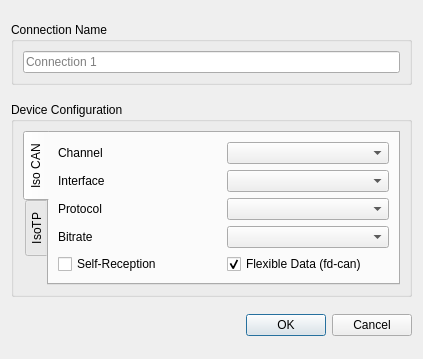
<?xml version="1.0" encoding="UTF-8"?>
<ui version="4.0">
 <class>Dialog</class>
 <widget class="QDialog" name="Dialog">
  <property name="geometry">
   <rect>
    <x>0</x>
    <y>0</y>
    <width>423</width>
    <height>359</height>
   </rect>
  </property>
  <property name="sizePolicy">
   <sizepolicy hsizetype="Preferred" vsizetype="Fixed">
    <horstretch>0</horstretch>
    <verstretch>0</verstretch>
   </sizepolicy>
  </property>
  <property name="windowTitle">
   <string>Add New Connection</string>
  </property>
  <layout class="QVBoxLayout" name="verticalLayout">
   <item>
    <widget class="QGroupBox" name="groupBox">
     <property name="sizePolicy">
      <sizepolicy hsizetype="Preferred" vsizetype="Fixed">
       <horstretch>0</horstretch>
       <verstretch>0</verstretch>
      </sizepolicy>
     </property>
     <property name="title">
      <string>Connection Name</string>
     </property>
     <property name="flat">
      <bool>false</bool>
     </property>
     <property name="checkable">
      <bool>false</bool>
     </property>
     <layout class="QVBoxLayout" name="verticalLayout_2">
      <item>
       <widget class="QLineEdit" name="connection_name_box">
        <property name="maxLength">
         <number>50</number>
        </property>
        <property name="placeholderText">
         <string>Connection 1</string>
        </property>
       </widget>
      </item>
     </layout>
    </widget>
   </item>
   <item>
    <widget class="QGroupBox" name="groupBox_2">
     <property name="sizePolicy">
      <sizepolicy hsizetype="Preferred" vsizetype="Fixed">
       <horstretch>0</horstretch>
       <verstretch>0</verstretch>
      </sizepolicy>
     </property>
     <property name="title">
      <string>Device Configuration</string>
     </property>
     <layout class="QVBoxLayout" name="verticalLayout_3">
      <item>
       <widget class="QTabWidget" name="tabWidget">
        <property name="sizePolicy">
         <sizepolicy hsizetype="Preferred" vsizetype="Fixed">
          <horstretch>0</horstretch>
          <verstretch>0</verstretch>
         </sizepolicy>
        </property>
        <property name="tabPosition">
         <enum>QTabWidget::West</enum>
        </property>
        <property name="tabShape">
         <enum>QTabWidget::Rounded</enum>
        </property>
        <property name="currentIndex">
         <number>0</number>
        </property>
        <property name="elideMode">
         <enum>Qt::ElideNone</enum>
        </property>
        <property name="usesScrollButtons">
         <bool>true</bool>
        </property>
        <property name="documentMode">
         <bool>false</bool>
        </property>
        <property name="tabBarAutoHide">
         <bool>true</bool>
        </property>
        <widget class="QWidget" name="tab_1">
         <property name="sizePolicy">
          <sizepolicy hsizetype="Minimum" vsizetype="Minimum">
           <horstretch>0</horstretch>
           <verstretch>0</verstretch>
          </sizepolicy>
         </property>
         <attribute name="title">
          <string>Iso CAN</string>
         </attribute>
         <layout class="QGridLayout" name="gridLayout">
          <item row="2" column="0">
           <widget class="QLabel" name="label_2">
            <property name="text">
             <string>Interface</string>
            </property>
           </widget>
          </item>
          <item row="4" column="0">
           <widget class="QLabel" name="label_3">
            <property name="text">
             <string>Protocol</string>
            </property>
           </widget>
          </item>
          <item row="0" column="0">
           <widget class="QLabel" name="label">
            <property name="text">
             <string>Channel</string>
            </property>
           </widget>
          </item>
          <item row="6" column="0">
           <widget class="QLabel" name="label_4">
            <property name="text">
             <string>Bitrate</string>
            </property>
           </widget>
          </item>
          <item row="8" column="0">
           <widget class="QCheckBox" name="checkBox">
            <property name="text">
             <string>Self-Reception</string>
            </property>
           </widget>
          </item>
          <item row="0" column="1">
           <widget class="QComboBox" name="channel_box"/>
          </item>
          <item row="2" column="1">
           <widget class="QComboBox" name="interface_box"/>
          </item>
          <item row="4" column="1">
           <widget class="QComboBox" name="protocol_box"/>
          </item>
          <item row="6" column="1">
           <widget class="QComboBox" name="bitrate_box"/>
          </item>
          <item row="8" column="1">
           <widget class="QCheckBox" name="flexible_data_checkbox">
            <property name="text">
             <string>Flexible Data (fd-can)</string>
            </property>
            <property name="checked">
             <bool>true</bool>
            </property>
            <property name="tristate">
             <bool>false</bool>
            </property>
           </widget>
          </item>
         </layout>
        </widget>
        <widget class="QWidget" name="tab_2">
         <attribute name="title">
          <string>IsoTP</string>
         </attribute>
        </widget>
       </widget>
      </item>
     </layout>
    </widget>
   </item>
   <item>
    <widget class="QDialogButtonBox" name="buttonBox">
     <property name="cursor">
      <cursorShape>PointingHandCursor</cursorShape>
     </property>
     <property name="orientation">
      <enum>Qt::Horizontal</enum>
     </property>
     <property name="standardButtons">
      <set>QDialogButtonBox::Cancel|QDialogButtonBox::Ok</set>
     </property>
    </widget>
   </item>
  </layout>
 </widget>
 <resources/>
 <connections>
  <connection>
   <sender>buttonBox</sender>
   <signal>accepted()</signal>
   <receiver>Dialog</receiver>
   <slot>accept()</slot>
   <hints>
    <hint type="sourcelabel">
     <x>248</x>
     <y>254</y>
    </hint>
    <hint type="destinationlabel">
     <x>157</x>
     <y>274</y>
    </hint>
   </hints>
  </connection>
  <connection>
   <sender>buttonBox</sender>
   <signal>rejected()</signal>
   <receiver>Dialog</receiver>
   <slot>reject()</slot>
   <hints>
    <hint type="sourcelabel">
     <x>316</x>
     <y>260</y>
    </hint>
    <hint type="destinationlabel">
     <x>286</x>
     <y>274</y>
    </hint>
   </hints>
  </connection>
 </connections>
</ui>
